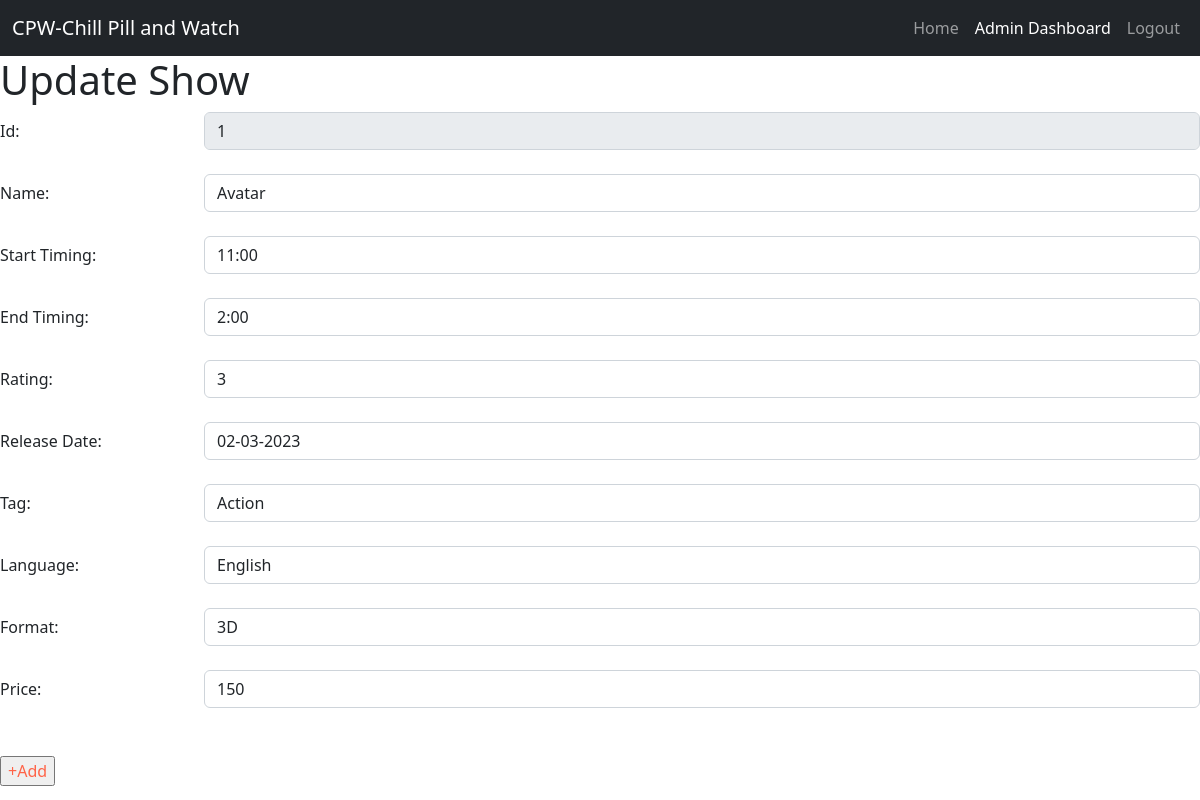
The page /show/1/update on the database its author committed.
### newmodels.py (models this page shows, shortened)
class Show(db.Model):
    s_id = db.Column(db.Integer, nullable=False, primary_key=True, autoincrement=True, unique=True)
    name = db.Column(db.String(20), nullable=False)
    start_timing = db.Column(db.String(20), nullable=False)
    end_timing = db.Column(db.String(20), nullable=False)
    rating = db.Column(db.String(20), nullable=False)
    tag = db.Column(db.String(20), nullable=False)
    release_date = db.Column(db.String(20), nullable=False)
    language = db.Column(db.String(20), nullable=False)
    format = db.Column(db.String(20), nullable=False)
    price = db.Column(db.Integer, nullable=False)
    seats_booked = db.Column(db.Integer)
    venue_id = db.Column(db.Integer, db.ForeignKey("venue.v_id"))
    theaternew= db.relationship('Venue', back_populates="movie")
    booknew = db.relationship('Booking')

### app.py (the view, shortened to what this page needs)
@app.route("/show/<int:s_id>/update", methods=["GET", "POST"])
def update_show(s_id):
    if request.method == "GET":
        data = Show.query.filter_by(s_id=s_id).first()
        return render_template("update_show.html", shows=data)

### templates/update_show.html (shortened to what this page needs)
<!DOCTYPE html>
<html lang="en">
<head>
    <link href="https://cdn.jsdelivr.net/npm/bootstrap@5.2.3/dist/css/bootstrap.min.css" rel="stylesheet">
    <link ref="stylesheet" href="../Static/Style/Design.css">
</head>
<body>
    <nav class="navbar navbar-expand-sm bg-dark navbar-dark">
      <div class="container-fluid">
           <a class="navbar-brand" href="Home.html">
             CPW-Chill Pill and Watch
            </a>
        <ul class="navbar-nav">
          <li class="nav-item">
            <a class="nav-link" href="/">Home</a>
          </li>
          <li class="nav-item">
            <a class="nav-link active" href="/shows">Admin Dashboard</a>
          </li>
          <li class="nav-item">
            <a class="nav-link" href="/admin_logout">Logout</a>
          </li>
        </ul>
      </div>
    </nav>
    <h1>Update Show</h1>
    <form action="/show/{{shows.s_id}}/update" method="post" id="create-show-form">
        <div class="form-group row">
          <label for="id" class="col-sm-2 col-form-label">Id:</label>
            <div class="col-sm-10">
                <input type="text" class="form-control" value={{shows.s_id}} id="id" name="id" disabled /><br>
            </div>
        </div>
        <div class="form-group row">
          <label for="s_name" class="col-sm-2 col-form-label">Name:</label>
            <div class="col-sm-10">
                <input type="text" class="form-control" value={{shows.name}} id="s_name" name="s_name" required /><br>
            </div>
        </div>
        <div class="form-group row">
          <label for="s_timing" class="col-sm-2 col-form-label">Start Timing:</label>
            <div class="col-sm-10">
                <input type="text" class="form-control" value={{shows.start_timing}} id="s_timing" name="s_timing" required /><br>
            </div>
        </div>
        <div class="form-group row">
          <label for="e_timing" class="col-sm-2 col-form-label">End Timing:</label>
            <div class="col-sm-10">
                <input type="text" class="form-control" value={{shows.end_timing}} id="e_timing" name="e_timing" required /><br>
            </div>
        </div>
        <div class="form-group row">
          <label for="rating" class="col-sm-2 col-form-label">Rating:</label>
            <div class="col-sm-10">
                <input type="text" class="form-control" value={{shows.rating}} id="rating" name="rating"><br>
            </div>
        </div>
        <div class="form-group row">
          <label for="date" class="col-sm-2 col-form-label">Release Date:</label>
            <div class="col-sm-10">
                <input type="text" class="form-control" value={{shows.release_date}} id="date" name="date" required /><br>
            </div>
        </div>
        <div class="form-group row">
          <label for="tag" class="col-sm-2 col-form-label">Tag:</label>
            <div class="col-sm-10">
                <input type="text" class="form-control" value={{shows.tag}} id="tag" name="tag" required /><br>
            </div>
        </div>
        <div class="form-group row">
          <label for="language" class="col-sm-2 col-form-label">Language:</label>
            <div class="col-sm-10">
                <input type="text" class="form-control" value={{shows.language}} id="language" name="language" required /><br>
            </div>
        </div>
        <div class="form-group row">
          <label for="format" class="col-sm-2 col-form-label">Format:</label>
            <div class="col-sm-10">
                <input type="text" class="form-control" value={{shows.format}} id="format" name="format" required /><br>
            </div>
        </div>
        <div class="form-group row">
          <label for="price" class="col-sm-2 col-form-label">Price:</label>
            <div class="col-sm-10">
                <input type="text" class="form-control" value={{shows.price}} id="price" name="price" required /><br>
            </div>
        </div>
        <br>
        <input type="submit" value="+Add" style="color:Tomato;">
    </form>
</body>
</html>
</body>
</html>

### rows shown on the page
Show: id "1", s_name "Avatar", rating "3", date "02-03-2023", tag "Action", language "English", format "3D", price "150"
